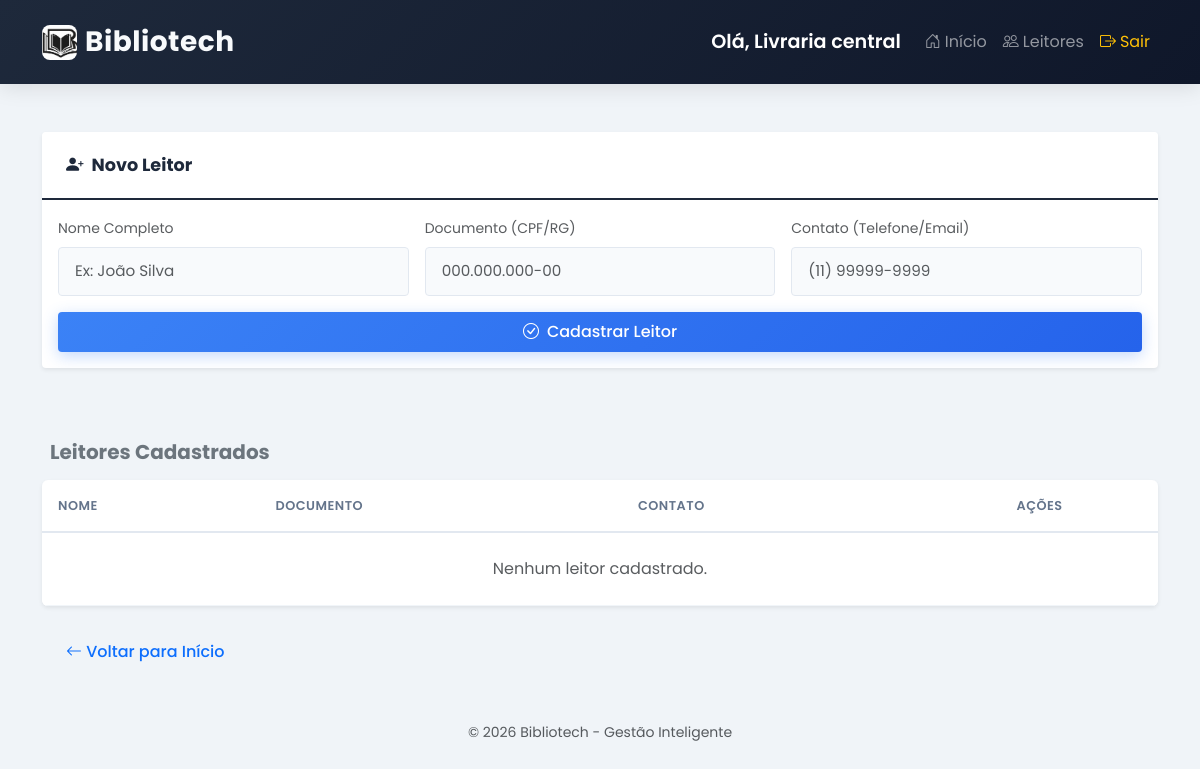
Page /leitores (signed in) on the earlier database version.
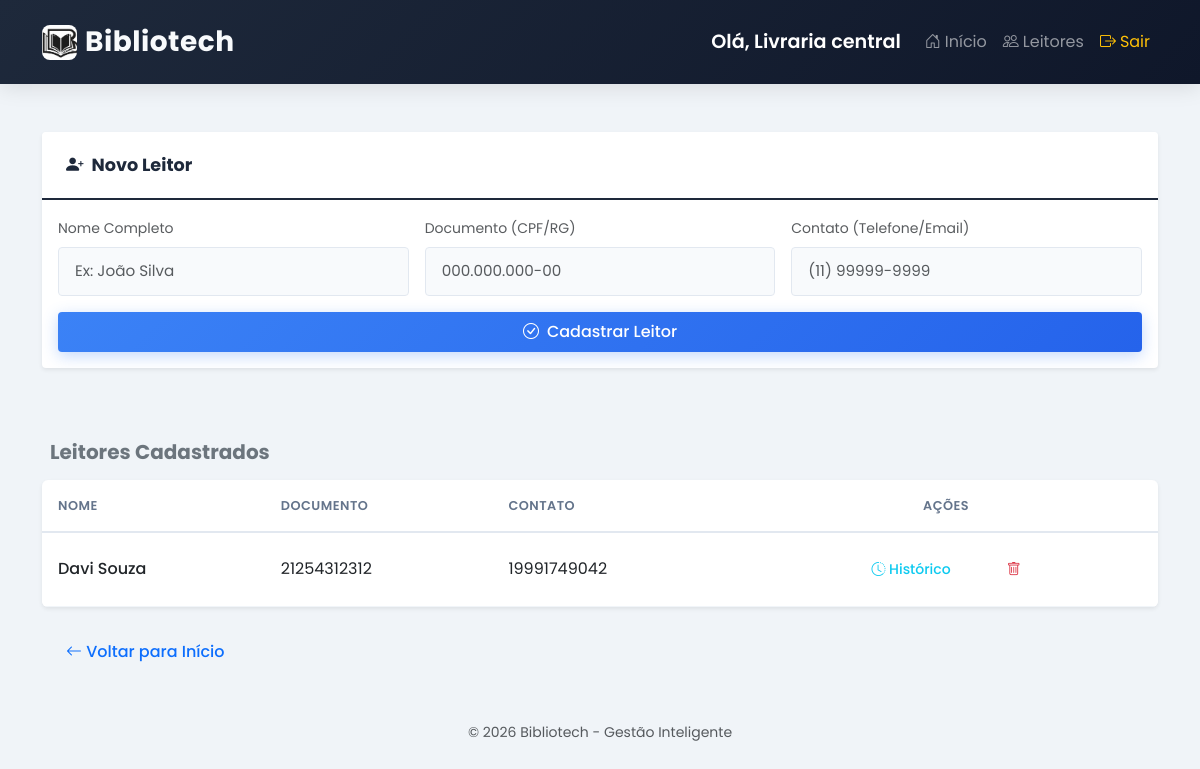
Same page on the later database version.
### app.py (models this page shows)
class Leitor(db.Model):
    id = db.Column(db.Integer, primary_key=True)
    nome = db.Column(db.String(200), nullable=False)
    documento = db.Column(db.String(50), nullable=True)
    contato = db.Column(db.String(100), nullable=True)
    emprestimos = db.relationship('Emprestimo', backref='leitor', lazy=True)

### app.py (the view)
@app.route('/leitores')
@login_required
def listar_leitores():
    return render_template('leitores.html', leitores=Leitor.query.all())

### app.py (called while the page is built)
def login_required(f):
    @wraps(f)
    def decorated_function(*args, **kwargs):
        if 'livraria_nome' not in session:
            flash('Por favor, faça login para acessar.', 'warning')
            return redirect(url_for('login'))
        return f(*args, **kwargs)
    return decorated_function

### templates/leitores.html
{% extends 'base.html' %}
{% block content %}
<div class="row mb-5">
    <div class="col-12 mb-4">
        <div class="card shadow-sm border-0">
            <div class="card-header bg-white fw-bold text-primary">
                <i class="bi bi-person-plus-fill me-2"></i>Novo Leitor
            </div>
            <div class="card-body">
                <form action="/adicionar_leitor" method="POST">
                    <div class="row g-3 mb-3">
                        <div class="col-md-4">
                            <label class="form-label small text-muted">Nome Completo</label>
                            <input type="text" name="nome" class="form-control" placeholder="Ex: João Silva" required>
                        </div>
                        <div class="col-md-4">
                            <label class="form-label small text-muted">Documento (CPF/RG)</label>
                            <input type="text" name="documento" class="form-control" placeholder="000.000.000-00">
                        </div>
                        <div class="col-md-4">
                            <label class="form-label small text-muted">Contato (Telefone/Email)</label>
                            <input type="text" name="contato" class="form-control" placeholder="(11) 99999-9999">
                        </div>
                    </div>
                    <button type="submit" class="btn btn-primary w-100 py-2">
                        <i class="bi bi-check-circle me-2"></i>Cadastrar Leitor
                    </button>
                </form>
            </div>
        </div>
    </div>
</div>
<h5 class="text-secondary fw-bold mb-3 ms-2">Leitores Cadastrados</h5>
<div class="table-responsive bg-white rounded shadow-sm">
    <table class="table table-hover align-middle mb-0">
        <thead class="table-light">
            <tr>
                <th>Nome</th>
                <th>Documento</th>
                <th>Contato</th>
                <th class="text-center">Ações</th>
            </tr>
        </thead>
        <tbody>
            {% for leitor in leitores %}
            <tr>
                <td class="fw-medium">{{ leitor.nome }}</td>
                <td>{{ leitor.documento or '-' }}</td>
                <td>{{ leitor.contato or '-' }}</td>
                <td class="text-center">
                    <div class="d-flex justify-content-center gap-2">
                        <a href="{{ url_for('historico_usuario', leitor_id=leitor.id) }}" class="btn btn-sm btn-outline-info">
                            <i class="bi bi-clock-history"></i> Histórico
                        </a>
                        <a href="/excluir_leitor/{{ leitor.id }}" class="btn btn-sm btn-outline-danger" onclick="return confirm('Deseja excluir o leitor {{ leitor.nome }}?');">
                            <i class="bi bi-trash"></i>
                        </a>
                    </div>
                </td>
            </tr>
            {% else %}
            <tr>
                <td colspan="4" class="text-center py-4 text-muted">Nenhum leitor cadastrado.</td>
            </tr>
            {% endfor %}
        </tbody>
    </table>
</div>
<div class="mt-4">
    <a href="{{ url_for('index') }}" class="btn btn-link text-decoration-none">
        <i class="bi bi-arrow-left"></i> Voltar para Início
    </a>
</div>
{% endblock %}

Differences in the rows shown:
added Leitor: nome "Davi Souza", documento "21254312312", contato "19991749042"
Other differences:
text no longer shown: "Nenhum leitor cadastrado."
